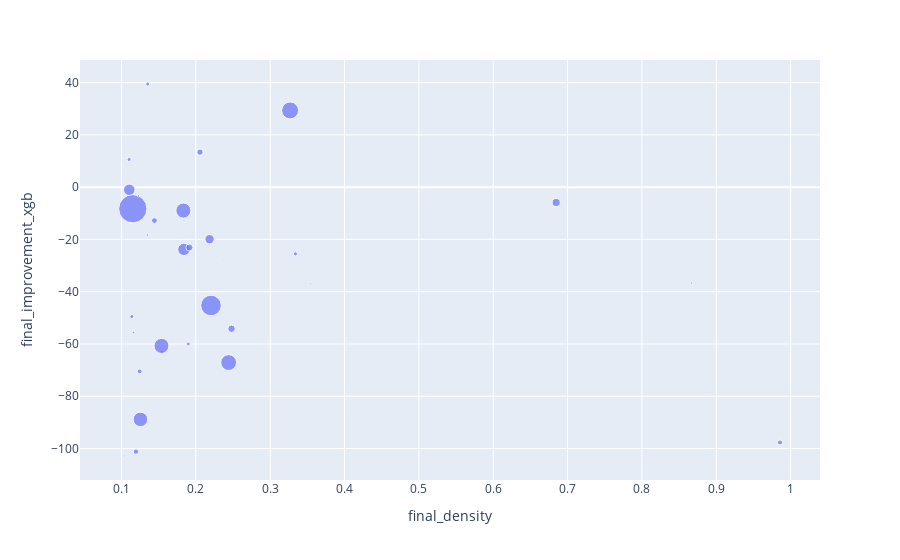

Notebook code cell kept with this figure:
### Code cell
import plotly.express as px
fig = px.scatter(final_table, x='final_density', y='final_improvement_xgb', size='final_number_rows')
fig.show()

### Figure 1 — Plotly figure (JSON) as saved in the notebook; plotly's stock layout.template omitted (floating-point values rounded to 4 significant figures)
{"data": [{"hovertemplate": "final_density=%{x}<br>final_improvement_xgb=%{y}<br>final_number_rows=%{marker.size}<extra></extra>", "legendgroup": "", "marker": {"color": "#636efa", "size": [1503, 34, 52, 2533, 723, 255, 625, 164, 187, 8960, 276, 4761, 176, 3221, 323, 986, 184, 63, 1731, 178, 444, 67, 2812, 37, 69, 374, 53, 53, 2519, 175, 558, 2368], "sizemode": "area", "sizeref": 22.4, "symbol": "circle"}, "mode": "markers", "name": "", "orientation": "v", "showlegend": false, "type": "scatter", "x": [0.1104, 0.3542, 0.8667, 0.1832, 0.6847, 0.1245, 0.248, 0.1898, 0.3339, 0.1152, 0.9857, 0.2204, 0.1103, 0.3268, 0.1195, 0.2185, 0.1353, 0.123, 0.184, 0.1545, 0.2056, 0.1163, 0.2441, 0.2284, 0.1348, 0.1443, 0.1035, 0.184, 0.1537, 0.1139, 0.1914, 0.1255], "xaxis": "x", "y": [-1.022, -36.92, -36.68, -8.952, -5.859, -70.48, -54.17, -60.0, -25.52, -8.261, -97.67, -45.28, 10.59, 29.37, -101.2, -19.91, 39.47, -3.373, -23.81, -63.14, 13.42, -55.56, -67.11, -29.03, -18.33, -12.78, -102.9, -12.87, -60.72, -49.5, -23.09, -88.86], "yaxis": "y"}], "layout": {"legend": {"itemsizing": "constant", "tracegroupgap": 0}, "margin": {"t": 60}, "xaxis": {"anchor": "y", "domain": [0, 1], "title": {"text": "final_density"}}, "yaxis": {"anchor": "x", "domain": [0, 1], "title": {"text": "final_improvement_xgb"}}}}
